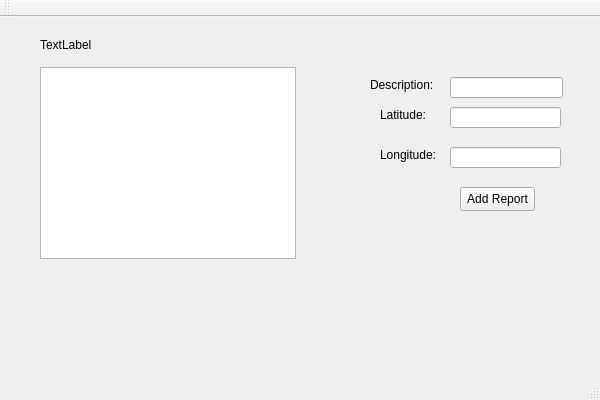
<?xml version="1.0" encoding="UTF-8"?>
<ui version="4.0">
 <class>DriverViewClass</class>
 <widget class="QMainWindow" name="DriverViewClass">
  <property name="geometry">
   <rect>
    <x>0</x>
    <y>0</y>
    <width>600</width>
    <height>400</height>
   </rect>
  </property>
  <property name="windowTitle">
   <string>DriverView</string>
  </property>
  <widget class="QWidget" name="centralWidget">
   <widget class="QListWidget" name="listWidget">
    <property name="geometry">
     <rect>
      <x>40</x>
      <y>50</y>
      <width>256</width>
      <height>192</height>
     </rect>
    </property>
   </widget>
   <widget class="QLabel" name="label">
    <property name="geometry">
     <rect>
      <x>40</x>
      <y>20</y>
      <width>101</width>
      <height>16</height>
     </rect>
    </property>
    <property name="text">
     <string>TextLabel</string>
    </property>
   </widget>
   <widget class="QLineEdit" name="lineEdit">
    <property name="geometry">
     <rect>
      <x>450</x>
      <y>60</y>
      <width>113</width>
      <height>21</height>
     </rect>
    </property>
   </widget>
   <widget class="QLineEdit" name="lineEdit_2">
    <property name="geometry">
     <rect>
      <x>450</x>
      <y>90</y>
      <width>111</width>
      <height>21</height>
     </rect>
    </property>
   </widget>
   <widget class="QLineEdit" name="lineEdit_3">
    <property name="geometry">
     <rect>
      <x>450</x>
      <y>130</y>
      <width>111</width>
      <height>21</height>
     </rect>
    </property>
   </widget>
   <widget class="QLabel" name="label_2">
    <property name="geometry">
     <rect>
      <x>370</x>
      <y>60</y>
      <width>71</width>
      <height>16</height>
     </rect>
    </property>
    <property name="text">
     <string>Description:</string>
    </property>
   </widget>
   <widget class="QLabel" name="label_3">
    <property name="geometry">
     <rect>
      <x>380</x>
      <y>90</y>
      <width>49</width>
      <height>16</height>
     </rect>
    </property>
    <property name="text">
     <string>Latitude:</string>
    </property>
   </widget>
   <widget class="QLabel" name="label_4">
    <property name="geometry">
     <rect>
      <x>380</x>
      <y>130</y>
      <width>61</width>
      <height>16</height>
     </rect>
    </property>
    <property name="text">
     <string>Longitude:</string>
    </property>
   </widget>
   <widget class="QPushButton" name="pushButton">
    <property name="geometry">
     <rect>
      <x>460</x>
      <y>170</y>
      <width>75</width>
      <height>24</height>
     </rect>
    </property>
    <property name="text">
     <string>Add Report</string>
    </property>
   </widget>
  </widget>
  <widget class="QMenuBar" name="menuBar">
   <property name="geometry">
    <rect>
     <x>0</x>
     <y>0</y>
     <width>600</width>
     <height>22</height>
    </rect>
   </property>
  </widget>
  <widget class="QToolBar" name="mainToolBar">
   <attribute name="toolBarArea">
    <enum>TopToolBarArea</enum>
   </attribute>
   <attribute name="toolBarBreak">
    <bool>false</bool>
   </attribute>
  </widget>
  <widget class="QStatusBar" name="statusBar"/>
 </widget>
 <layoutdefault spacing="6" margin="11"/>
 <resources/>
 <connections/>
</ui>
